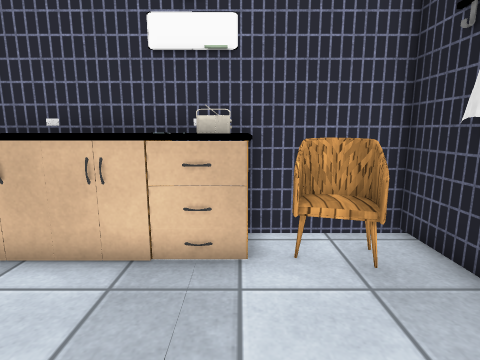
View 1 (above)

12 first-person views from a walk through a 3-D level made in the Unity game engine. The camera is 1.2 m above the floor, tilts 10° down and sees 80° across. The floor is counted in squares, 0.5 m on a side. Each view is taken from the middle of a square. On the plan, view 1 faces up. The plan holds only what a view shows up to about 18 squares ahead; the rest is blank. The place goes on beyond the plan. The player is left out. Some surface patterns are stand-ins.

View 2
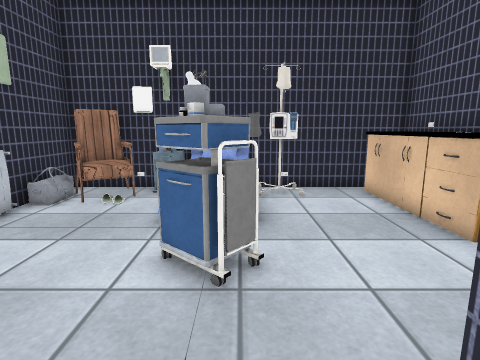

View 3
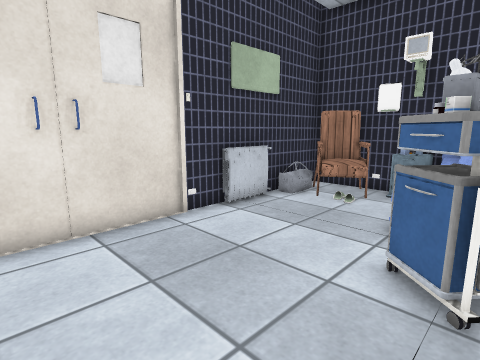

View 4
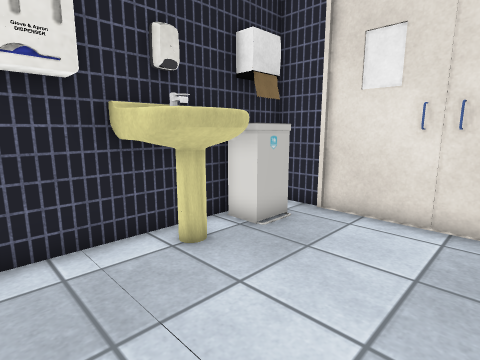

View 5
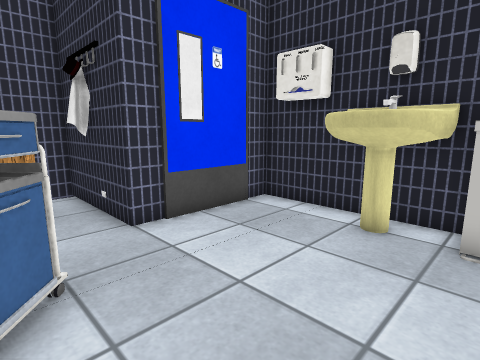

View 6
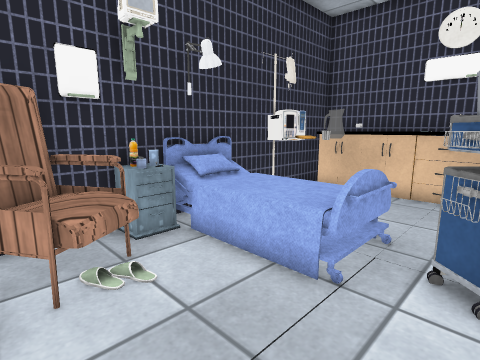

View 7
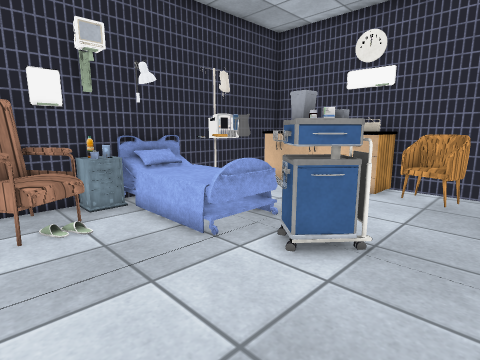

View 8
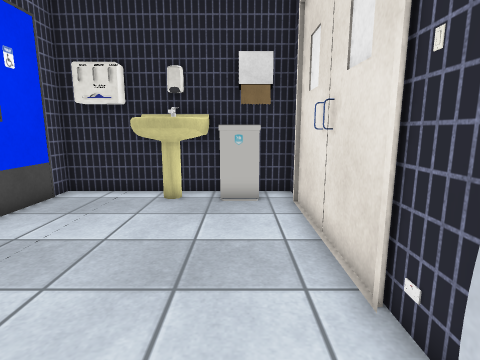

View 9
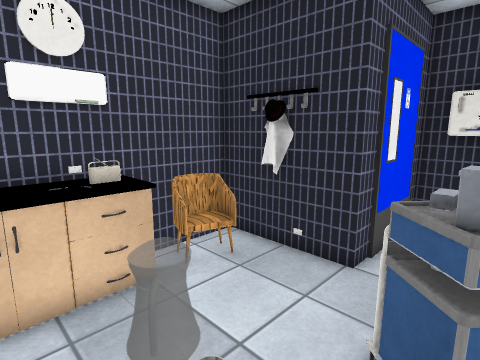

View 10
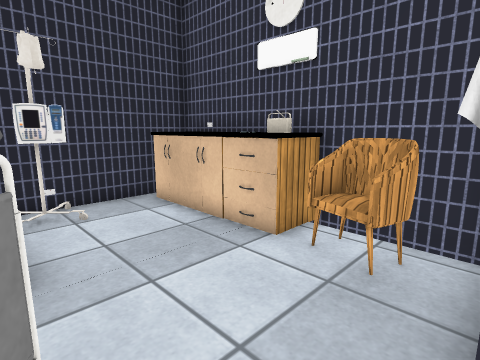

View 11
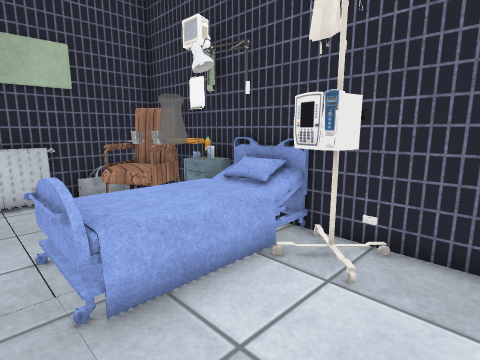

View 12
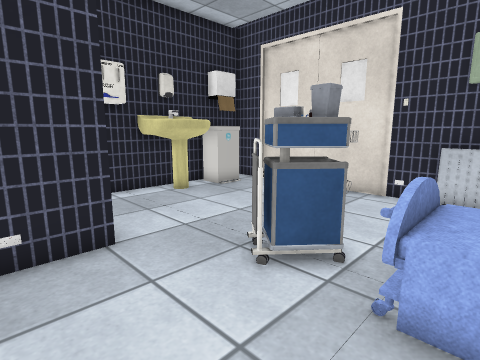

### Floor plan
Key: @ floor where view 1 was taken; # wall or solid block; . main floor; : floor 0.5 m higher than the main floor; + floor 0.75 m higher than the main floor; / step, stairs or slope; ^ raised ledge; O other object.
Columns run from 6 left of view 1 to 9 right of it. Each row starts with its distance up from view 1.
  7 #^O^^O#####
  6 #    O##OO#
  5 #^^^^^^OO.#
  4 #........OO
  3 #.........#
  2 #OO.......######
  1 #OO.O......... #
  0 #::OOO@OO......#
 -1 #+O//+OOO.....O#
 -2 OOO//O.......OOO
 -3 #O... .......OOO
 -4 #OO..........OO#
 -5 #OOO..........O#
 -6 #OO...........O#
 -7 #####O##########

Positions as (right, up) in squares from view 1, and headings:
1: (0, 0), facing up
2: (6, 0), facing left
3: (6, 0), facing down-left
4: (3, 1), facing down-right
5: (1, -5), facing up-right
6: (1, -6), facing up-left
7: (4, -6), facing up-left
8: (-2, -5), facing right
9: (-3, -1), facing up-right
10: (4, 0), facing up-left
11: (0, 4), facing down-left
12: (-2, 4), facing down-right
